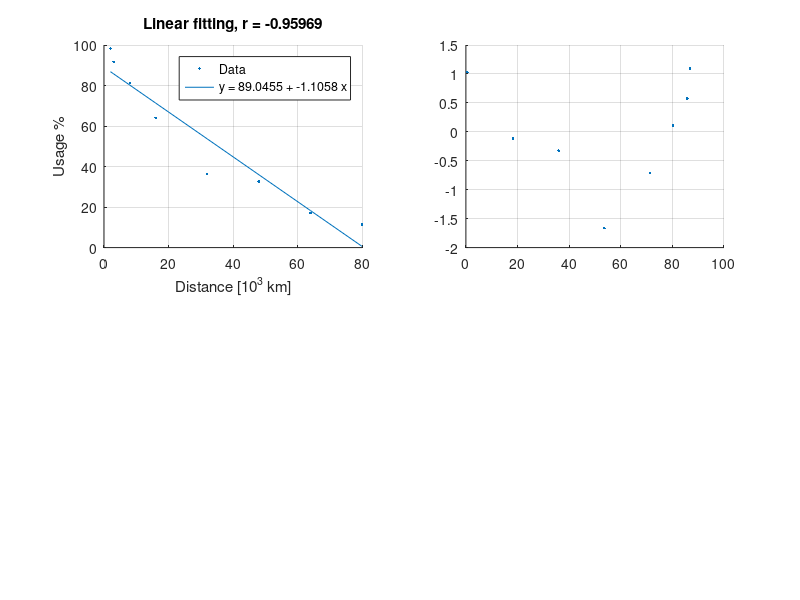

Recreate this plot in MATLAB. (Note: this script raises an error after producing the figure.)
%% Psarras Dimitrios
% Chapter 5: Exercise 6

clear; clc; close all;

distance = [2 3 8 16 32 48 64 80];
usage_per = [98.2 91.7 81.3 64.0 36.4 32.6 17.1 11.3];
n = length(distance);

%% Linear Fit

mean_d = mean(distance);
mean_u = mean(usage_per);
S_xy = sum((distance-mean_d).*(usage_per-mean_u));
S_xx = sum((distance-mean_d).^2);
S_yy = sum((usage_per-mean_u).^2);
r = S_xy/sqrt(S_xx*S_yy);
b_1 = S_xy/S_xx;
b_0 = mean_u - b_1*mean_d;

y_exp = b_1*distance + b_0;

s_xy = S_xy/(n-1);
s_x = S_xx/(n-1);
s_y = S_yy/(n-1);
s_e = sqrt(((n-1)/(n-2))*(s_y-b_1^2*s_x));
e_i = usage_per - y_exp;
e_i_n = e_i/s_e;

subplot(2,2,1);
hold on;
grid on;
scatter(distance, usage_per,'.');
plot(distance,y_exp);
title(['Linear fitting, r = ', num2str(r)])
xlabel('Distance [10^3 km]')
ylabel('Usage %')
legend('Data', sprintf('y = %.4f + %.4f x', b_0, b_1));

subplot(2,2,2);
hold on;
grid on;
scatter(y_exp,e_i_n,'.');
yline(2,'r');
yline(-2,'r');
title('Diagnostic Plot')
xlabel('Usage %')
ylabel('e_{i}^*')

%% Exponential Fit

usage_per_exp = log(usage_per);

mean_d = mean(distance);
mean_u = mean(usage_per_exp);
S_xy = sum((distance-mean_d).*(usage_per_exp-mean_u));
S_xx = sum((distance-mean_d).^2);
S_yy = sum((usage_per_exp-mean_u).^2);
r = S_xy/sqrt(S_xx*S_yy);
b_1_exp = S_xy/S_xx;
b_0_exp = mean_u - b_1_exp*mean_d;

y_exp = b_1_exp*distance + b_0_exp;

s_xy = S_xy/(n-1);
s_x = S_xx/(n-1);
s_y = S_yy/(n-1);
s_e = sqrt(((n-1)/(n-2))*(s_y-b_1_exp^2*s_x));
e_i = usage_per_exp - y_exp;
e_i_n = e_i/s_e;

subplot(2,2,3);
hold on;
grid on;
scatter(distance, usage_per_exp,'.');
plot(distance,y_exp);
title(['Linear fitting, r = ', num2str(r)])
xlabel('Distance [10^3 km]')
ylabel('Usage %')
legend('Data', sprintf('y = %.4f %.4f x', b_0_exp, b_1_exp));

subplot(2,2,4);
hold on;
grid on;
scatter(y_exp,e_i_n,'.');
yline(2,'r');
yline(-2,'r');
title('Diagnostic Plot')
xlabel('Usage %')
ylabel('e_{i}^*')

%% Power Fit

usage_per_pow = log(usage_per);
distance_pow = log(distance);

mean_d = mean(distance_pow);
mean_u = mean(usage_per_pow);
S_xy = sum((distance_pow-mean_d).*(usage_per_pow-mean_u));
S_xx = sum((distance_pow-mean_d).^2);
S_yy = sum((usage_per_pow-mean_u).^2);
r = S_xy/sqrt(S_xx*S_yy);
b_1 = S_xy/S_xx;
b_0 = mean_u - b_1*mean_d;

y_pow = b_1*distance_pow + b_0;

s_xy = S_xy/(n-1);
s_x = S_xx/(n-1);
s_y = S_yy/(n-1);
s_e = sqrt(((n-1)/(n-2))*(s_y-b_1^2*s_x));
e_i = usage_per_pow - y_pow;
e_i_n = e_i/s_e;

figure();
subplot(3,2,1);
hold on;
grid on;
scatter(distance_pow, usage_per_pow,'.');
plot(distance_pow,y_pow);
title(['Power fitting, r = ', num2str(r)])
xlabel('Distance [10^3 km]')
ylabel('Usage %')
legend('Data', sprintf('y = %.4f %.4f x', b_0, b_1));

subplot(3,2,2);
hold on;
grid on;
scatter(y_pow,e_i_n,'.');
yline(2,'r');
yline(-2,'r');
title('Diagnostic Plot')
xlabel('Usage %')
ylabel('e_{i}^*')

%% y=a+blog(x) Fit

distance_log = log(distance);

mean_d = mean(distance_log);
mean_u = mean(usage_per);
S_xy = sum((distance_log-mean_d).*(usage_per-mean_u));
S_xx = sum((distance_log-mean_d).^2);
S_yy = sum((usage_per-mean_u).^2);
r = S_xy/sqrt(S_xx*S_yy);
b_1 = S_xy/S_xx;
b_0 = mean_u - b_1*mean_d;

y_log = b_1*distance_log + b_0;

s_xy = S_xy/(n-1);
s_x = S_xx/(n-1);

s_y = S_yy/(n-1);
s_e = sqrt(((n-1)/(n-2))*(s_y-b_1^2*s_x));
e_i = usage_per - y_log;
e_i_n = e_i/s_e;

subplot(3,2,3);
hold on;
grid on;
scatter(distance_log, usage_per,'.');
plot(distance_log,y_log);
title(['y=a+blog(x) fitting, r = ', num2str(r)])
xlabel('Distance [10^3 km]')
ylabel('Usage %')
legend('Data', sprintf('y = %.4f %.4f x', b_0, b_1));

subplot(3,2,4);
hold on;
grid on;
scatter(y_log,e_i_n,'.');
yline(2,'r');
yline(-2,'r');
title('Diagnostic Plot')
xlabel('Usage %')
ylabel('e_{i}^*')

%% Inverse Fit

distance_inv = 1./distance;

mean_d = mean(distance_inv);
mean_u = mean(usage_per);
S_xy = sum((distance_inv-mean_d).*(usage_per-mean_u));
S_xx = sum((distance_inv-mean_d).^2);
S_yy = sum((usage_per-mean_u).^2);
r = S_xy/sqrt(S_xx*S_yy);
b_1 = S_xy/S_xx;
b_0 = mean_u - b_1*mean_d;

y_inv = b_1*distance_inv + b_0;

s_xy = S_xy/(n-1);
s_x = S_xx/(n-1);

s_y = S_yy/(n-1);
s_e = sqrt(((n-1)/(n-2))*(s_y-b_1^2*s_x));
e_i = usage_per - y_inv;
e_i_n = e_i/s_e;

subplot(3,2,5);
hold on;
grid on;
scatter(distance_inv, usage_per,'.');
plot(distance_inv,y_inv);
title(['Inverse fitting, r = ', num2str(r)])
xlabel('Distance [10^3 km]')
ylabel('Usage %')
legend('Data', sprintf('y = %.4f %.4f x', b_0, b_1));

subplot(3,2,6);
hold on;
grid on;
scatter(y_inv,e_i_n,'.');
yline(2,'r');
yline(-2,'r');
title('Diagnostic Plot')
xlabel('Usage %')
ylabel('e_{i}^*')

%% Results & Prediction

prediction_x = 25;
prediction_y_exp = b_1_exp*prediction_x+b_0_exp;
prediction_y = exp(prediction_y_exp);

fprintf('According to diagnostic plots and the values of the correlation coefficient the best fitting for the data is the exponential fit.\n');

fprintf('Linear form:');
fprintf('ln(y) = %.4f + %.4fx', b_0_exp, b_1_exp);
fprintf('\nExponential form:\n');
fprintf('y = %.2f e^(%.4fx)\n\n', exp(b_0_exp), b_1_exp);

fprintf('After 25000km the tyre is %.4f %% usable.\n',prediction_y);

x_exponential=1:0.1:100;
y_exponential = exp(b_0_exp)*exp(b_1_exp*x_exponential);
figure ();
hold on;
grid on;
plot(distance,usage_per,'.');
plot(x_exponential,y_exponential);
title('Exponential fitting of data');
legend('Data', sprintf('y = %.2f e^{%.4fx}', exp(b_0_exp), b_1_exp));
xlabel('Distance [10^3 km]')
ylabel('usage %')